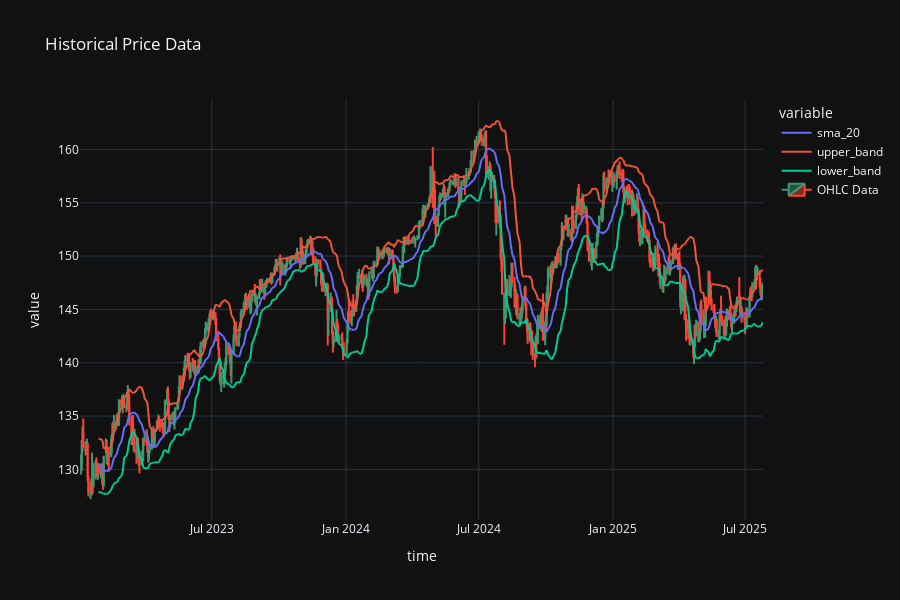

Notebook code cell kept with this figure:
### Code cell
symbol = 'USDJPY'
start_dt = datetime(2023, 1, 1)
end_dt = datetime.now()

# get historical data
mt5.initialize()
ohlc = get_ohlc_history(symbol, mt5.TIMEFRAME_D1, start_dt, end_dt)

sma_period = 20 

ohlc['sma_20'] = ohlc['open'].rolling(sma_period).mean()
ohlc['std'] = ohlc['open'].rolling(sma_period).std()

ohlc['upper_band'] = ohlc['sma_20'] + 1.5 * ohlc['std']
ohlc['lower_band'] = ohlc['sma_20'] - 1.5 * ohlc['std']

display(ohlc)

fig = create_price_fig(ohlc, indicators=['sma_20' ,'upper_band', 'lower_band'])
display(fig)

### Figure 1 — Plotly figure (JSON) as saved in the notebook; plotly's stock layout.template omitted (floating-point values rounded to 4 significant figures; data arrays with more than 128 entries replaced by an {"elided": "..."} marker saying what was removed)
{"data": [{"hovertemplate": "variable=sma_20<br>time=%{x}<br>value=%{y}<extra></extra>", "legendgroup": "sma_20", "line": {"color": "#636efa", "dash": "solid"}, "marker": {"symbol": "circle"}, "mode": "lines", "name": "sma_20", "showlegend": true, "type": "scattergl", "x": {"elided": "666 str values"}, "xaxis": "x", "y": {"elided": "666 float values"}, "yaxis": "y"}, {"hovertemplate": "variable=upper_band<br>time=%{x}<br>value=%{y}<extra></extra>", "legendgroup": "upper_band", "line": {"color": "#EF553B", "dash": "solid"}, "marker": {"symbol": "circle"}, "mode": "lines", "name": "upper_band", "showlegend": true, "type": "scattergl", "x": {"elided": "666 str values"}, "xaxis": "x", "y": {"elided": "666 float values"}, "yaxis": "y"}, {"hovertemplate": "variable=lower_band<br>time=%{x}<br>value=%{y}<extra></extra>", "legendgroup": "lower_band", "line": {"color": "#00cc96", "dash": "solid"}, "marker": {"symbol": "circle"}, "mode": "lines", "name": "lower_band", "showlegend": true, "type": "scattergl", "x": {"elided": "666 str values"}, "xaxis": "x", "y": {"elided": "666 float values"}, "yaxis": "y"}, {"close": {"elided": "666 float values"}, "high": {"elided": "666 float values"}, "low": {"elided": "666 float values"}, "name": "OHLC Data", "open": {"elided": "666 float values"}, "type": "candlestick", "x": {"elided": "666 str values"}}], "layout": {"height": 600, "legend": {"title": {"text": "variable"}, "tracegroupgap": 0}, "title": {"text": "Historical Price Data"}, "xaxis": {"anchor": "y", "domain": [0, 1], "rangeslider": {"visible": false}, "title": {"text": "time"}}, "yaxis": {"anchor": "x", "domain": [0, 1], "title": {"text": "value"}}}}
